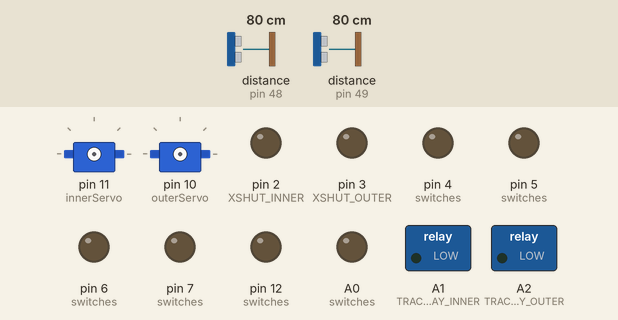
A sketch run on a simulated Arduino Uno, built with avr-gcc and run on an emulated ATmega328P. Parts: 2 × servo, switched loads named in the sketch (green lamp = pin HIGH), output pins drawn as LEDs (lit = HIGH). The test bench sets the inputs (shaded band); at power-on: distance to the obstacle (sensors on pin 48, pin 49) 80 cm. Random numbers use the default seed unless the sketch sets one; what the sketch prints to the serial monitor is not drawn.

Above: at 0.1 s.
At 9.8 s:
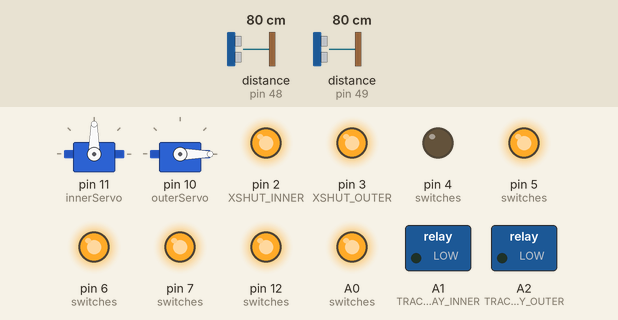
At 25.8 s:
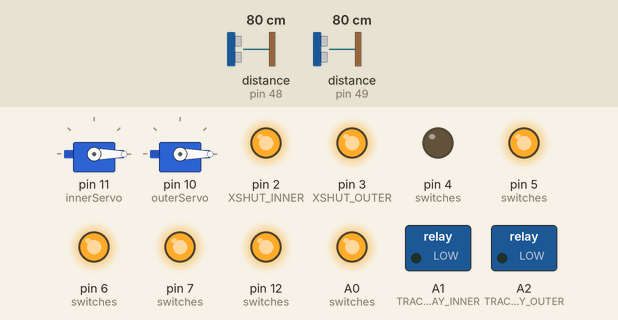
At 33.8 s:
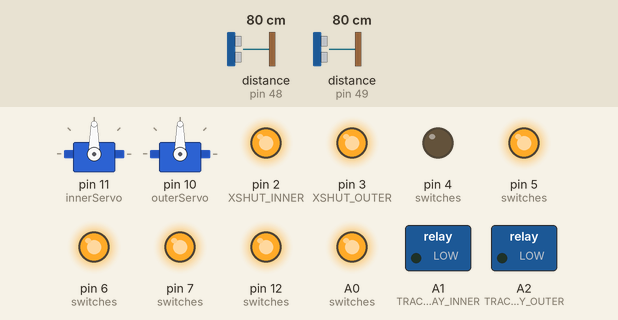
Timing chart, 0 to 38.1 s (numbered marks = the images above):
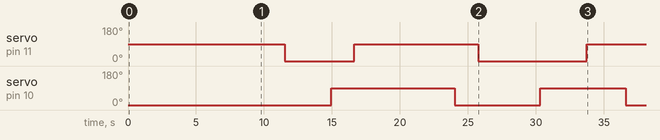

The sketch:

switches_power_master.ino
```cpp
// Mt. Rainier Railroad - Integrated Master Controller

#include <Wire.h>
#include <VL53L0X.h>
#include <Servo.h>

// ---- SENSORS ----
VL53L0X outerSensor;
VL53L0X innerSensor;

#define XSHUT_OUTER 3
#define XSHUT_INNER 2
#define OUTER_FALL_THRESHOLD_MM 170
#define INNER_FALL_THRESHOLD_MM 120

bool outer_tree_fallen = false;
bool inner_tree_fallen = false;

// ---- SERVOS ----
Servo innerServo;
Servo outerServo;

int innerState = 1;
int outerState = 1;
bool inner_tree_lowered = true;
bool outer_tree_lowered = true;
unsigned long innerTimer    = 0;
unsigned long outerTimer    = 0;
unsigned long innerInterval = 5000;
unsigned long outerInterval = 5000;

// ---- TRACK POWER RELAYS ----
// LOW = relay off = power ON | HIGH = relay on = power CUT
#define TRACK_POWER_RELAY_INNER A1
#define TRACK_POWER_RELAY_OUTER A2

// ---- TRACK SWITCHES ----
// TRIG pins active LOW: idle HIGH, pulse LOW to actuate solenoid.
struct RelayPair { int dirPin; int trigPin; };

RelayPair switches[] = {
  {4,  6 },   // SW1
  {20, 7 },   // SW2
  {21, 12},   // SW3
  {5,  A0}    // SW4
};

const int NUM_SWITCHES = 4;
const unsigned long STAGGER_DELAY_MS = 5;

// Patterns: {SW1, SW2, SW3, SW4} — LOW=straight, HIGH=diverted
const int PATTERN_OUTER[4] = {LOW,  LOW,  LOW,  HIGH};
const int PATTERN_INNER[4] = {HIGH, LOW,  HIGH, LOW };
const int PATTERN_EXIT[4]  = {HIGH, LOW,  LOW,  LOW };

// ---- CONOPS TIMING ----
#define OUTER_PHASE_MS 60000UL
#define INNER_PHASE_MS 60000UL

bool started = false;
unsigned long startTime = 0;

////////////////////////////////////////////////////////////////
// SWITCH FUNCTIONS
////////////////////////////////////////////////////////////////

void setSwitchDirections(const int pattern[]) {
  for (int i = 0; i < NUM_SWITCHES; i++)
    digitalWrite(switches[i].dirPin, pattern[i]);
}

void triggerAllSwitchesStaggered() {
  for (int i = 0; i < NUM_SWITCHES; i++) {
    digitalWrite(switches[i].trigPin, LOW);
    delay(STAGGER_DELAY_MS);
    digitalWrite(switches[i].trigPin, HIGH);
    delay(STAGGER_DELAY_MS);
  }
}

void applySwitchPattern(const int pattern[], const __FlashStringHelper* label) {
  Serial.print(F("[SWITCHES] -> ")); Serial.println(label);
  setSwitchDirections(pattern);
  triggerAllSwitchesStaggered();
  Serial.print(F("[SWITCHES] done: ")); Serial.println(label);
}

void switchToOuterLoop() { applySwitchPattern(PATTERN_OUTER, F("OUTER LOOP")); }
void switchToInnerLoop() { applySwitchPattern(PATTERN_INNER, F("INNER LOOP")); }
void switchToExit()      { applySwitchPattern(PATTERN_EXIT,  F("EXIT BOARD")); }

////////////////////////////////////////////////////////////////
// ACTUATION — sensor read, relay safety, servo tick, telemetry
////////////////////////////////////////////////////////////////

void runActuation() {
  int outerDist = outerSensor.readRangeContinuousMillimeters();
  int innerDist = innerSensor.readRangeContinuousMillimeters();

  bool new_outer = (outerDist <= OUTER_FALL_THRESHOLD_MM);
  bool new_inner = (innerDist <= INNER_FALL_THRESHOLD_MM);

  // Outer track power relay (track 5)
  if (new_outer != outer_tree_fallen || new_outer) {
    digitalWrite(TRACK_POWER_RELAY_OUTER, new_outer ? HIGH : LOW);
    if (new_outer)          Serial.println(F("[SAFETY] Outer FALLEN - track5 CUT"));
    else if (outer_tree_fallen) Serial.println(F("[SAFETY] Outer clear - track5 ON"));
  }

  // Inner track power relay (track 4)
  if (new_inner != inner_tree_fallen || new_inner) {
    digitalWrite(TRACK_POWER_RELAY_INNER, new_inner ? HIGH : LOW);
    if (new_inner)          Serial.println(F("[SAFETY] Inner FALLEN - track4 CUT"));
    else if (inner_tree_fallen) Serial.println(F("[SAFETY] Inner clear - track4 ON"));
  }

  outer_tree_fallen = new_outer;
  inner_tree_fallen = new_inner;

  // Inner servo tick
  if (millis() - innerTimer >= innerInterval) {
    innerTimer    = millis();
    innerState    = !innerState;
    innerServo.write(innerState ? 90 : 0);
    inner_tree_lowered = innerState;
    innerInterval = random(5000, 10000);
    Serial.print(F("[SERVO] Inner -> "));
    Serial.println(inner_tree_lowered ? F("LOWERED") : F("RAISED"));
  }

  // Outer servo tick
  if (millis() - outerTimer >= outerInterval) {
    outerTimer    = millis();
    outerState    = !outerState;
    outerServo.write(outerState ? 0 : 90);   // inverted mapping
    outer_tree_lowered = outerState;
    outerInterval = random(5000, 10000);
    Serial.print(F("[SERVO] Outer -> "));
    Serial.println(outer_tree_lowered ? F("LOWERED") : F("RAISED"));
  }

  // Telemetry
  Serial.print(F("[SENSOR] out=")); Serial.print(outerDist);
  Serial.print(F("mm ")); Serial.print(outer_tree_fallen ? F("FALLEN") : F("clear"));
  Serial.print(F(" in="));  Serial.print(innerDist);
  Serial.print(F("mm ")); Serial.print(inner_tree_fallen ? F("FALLEN") : F("clear"));
  Serial.print(F(" | trk5=")); Serial.print(outer_tree_fallen ? F("CUT") : F("ON"));
  Serial.print(F(" trk4="));   Serial.println(inner_tree_fallen ? F("CUT") : F("ON"));

  delay(500);
}

////////////////////////////////////////////////////////////////
// SETUP
////////////////////////////////////////////////////////////////

void setup() {
  Serial.begin(9600);
  delay(3000);
  Serial.println(F("[INIT] startup"));

  // Servos
  innerServo.attach(11);
  outerServo.attach(10);
  innerServo.write(90);
  outerServo.write(0);
  Serial.println(F("[INIT] servos OK"));

  // Sensors
  pinMode(XSHUT_OUTER, OUTPUT);
  pinMode(XSHUT_INNER, OUTPUT);
  digitalWrite(XSHUT_OUTER, LOW);
  digitalWrite(XSHUT_INNER, LOW);
  delay(500);
  Wire.begin();
  Wire.setClock(400000);

  Serial.println(F("[INIT] outer sensor 0x30..."));
  digitalWrite(XSHUT_OUTER, HIGH); delay(500);
  outerSensor.init();
  outerSensor.setAddress(0x30);
  outerSensor.startContinuous();
  Serial.println(F("[INIT] outer sensor OK"));

  Serial.println(F("[INIT] inner sensor 0x31..."));
  digitalWrite(XSHUT_INNER, HIGH); delay(500);
  innerSensor.init();
  innerSensor.setAddress(0x31);
  innerSensor.startContinuous();
  Serial.println(F("[INIT] inner sensor OK"));

  // Track power relays — both ON
  pinMode(TRACK_POWER_RELAY_INNER, OUTPUT); digitalWrite(TRACK_POWER_RELAY_INNER, LOW);
  pinMode(TRACK_POWER_RELAY_OUTER, OUTPUT); digitalWrite(TRACK_POWER_RELAY_OUTER, LOW);
  Serial.println(F("[INIT] relays ON (track4 + track5)"));

  // Switch pins — TRIG idle HIGH (active LOW)
  for (int i = 0; i < NUM_SWITCHES; i++) {
    pinMode(switches[i].dirPin,  OUTPUT); digitalWrite(switches[i].dirPin,  LOW);
    pinMode(switches[i].trigPin, OUTPUT); digitalWrite(switches[i].trigPin, HIGH);
  }
  Serial.println(F("[INIT] switch pins configured"));

  switchToOuterLoop();
  Serial.println(F("[INIT] switches -> OUTER LOOP"));
  Serial.println(F("[INIT] holding 5s before ConOps..."));

  startTime = millis();
}

////////////////////////////////////////////////////////////////
// LOOP — ConOps
////////////////////////////////////////////////////////////////

void loop() {

  // Hold phase
  if (!started && (millis() - startTime < 5000)) {
    Serial.println(F("[HOLD] waiting..."));
    delay(500);
    return;
  }

  if (!started) {
    Serial.println(F("[CONOPS] hold done — starting"));
    innerTimer    = millis();
    outerTimer    = millis();
    innerInterval = random(1000, 5000);
    outerInterval = random(5000, 10000);
    started = true;
  }

  // ---- PHASE 1: OUTER LOOP (60s) ----
  Serial.println(F("[CONOPS] PHASE 1: OUTER LOOP (60s)"));
  switchToOuterLoop();
  bool outerRerouted = false;
  unsigned long phaseStart = millis();

  while (millis() - phaseStart < OUTER_PHASE_MS) {
    runActuation();
    if (outer_tree_fallen && !outerRerouted) {
      Serial.println(F("[CONOPS] outer blocked -> rerouting INNER"));
      switchToInnerLoop();
      outerRerouted = true;
    } else if (!outer_tree_fallen && outerRerouted) {
      Serial.println(F("[CONOPS] outer clear -> restoring OUTER"));
      switchToOuterLoop();
      outerRerouted = false;
    }
  }
  if (outerRerouted) { Serial.println(F("[CONOPS] phase1 end -> restore OUTER")); switchToOuterLoop(); }
  Serial.println(F("[CONOPS] PHASE 1 done"));

  // ---- PHASE 2: INNER LOOP (60s) ----
  Serial.println(F("[CONOPS] PHASE 2: INNER LOOP (60s)"));
  switchToInnerLoop();
  bool innerRerouted = false;
  phaseStart = millis();

  while (millis() - phaseStart < INNER_PHASE_MS) {
    runActuation();
    if (inner_tree_fallen && !innerRerouted) {
      Serial.println(F("[CONOPS] inner blocked -> rerouting OUTER"));
      switchToOuterLoop();
      innerRerouted = true;
    } else if (!inner_tree_fallen && innerRerouted) {
      Serial.println(F("[CONOPS] inner clear -> restoring INNER"));
      switchToInnerLoop();
      innerRerouted = false;
    }
  }
  if (innerRerouted) { Serial.println(F("[CONOPS] phase2 end -> restore INNER")); switchToInnerLoop(); }
  Serial.println(F("[CONOPS] PHASE 2 done"));

  // ---- PHASE 3: EXIT (indefinite) ----
  Serial.println(F("[CONOPS] PHASE 3: EXIT BOARD (indefinite)"));
  switchToExit();
  while (true) { runActuation(); }
}
```

Measured:
- by itself, servo on pin 11 (innerServo): 90° → 0° at 11.5 s, → 90° 5.1 s later, → 0° 9.1 s later, → 90° 8.0 s later
- by itself, servo on pin 10 (outerServo): 0° → 90° at 14.9 s, → 0° 9.1 s later, → 90° 6.3 s later, → 0° 6.3 s later
